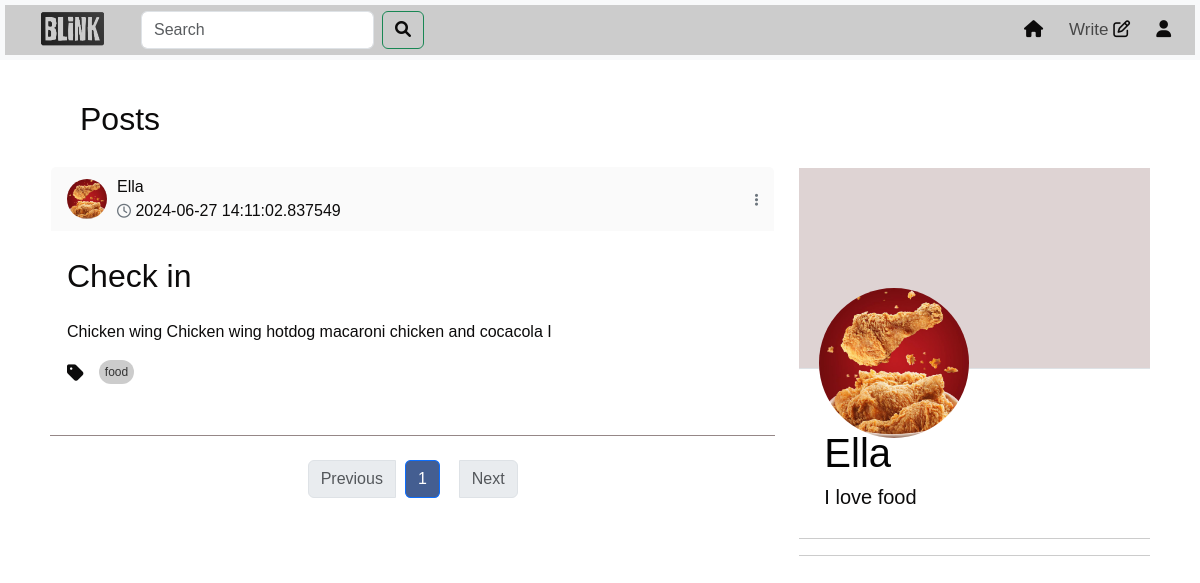
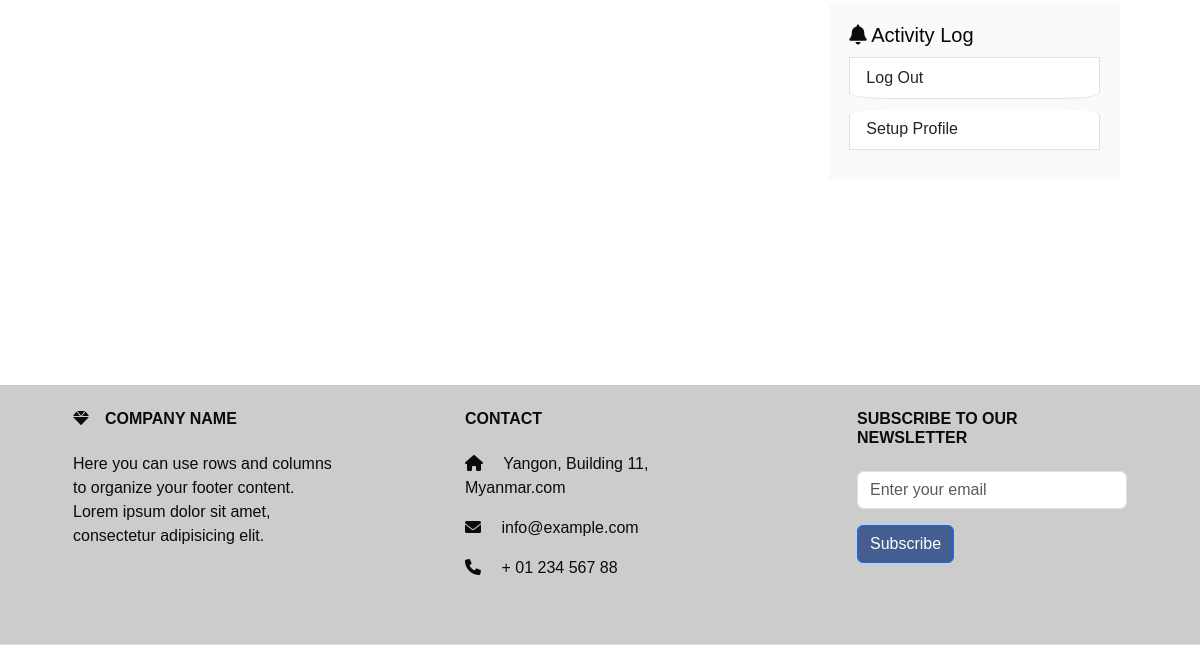
Before: /profile/user_?2 (signed in) with the older database file (2 pictures, top to bottom).
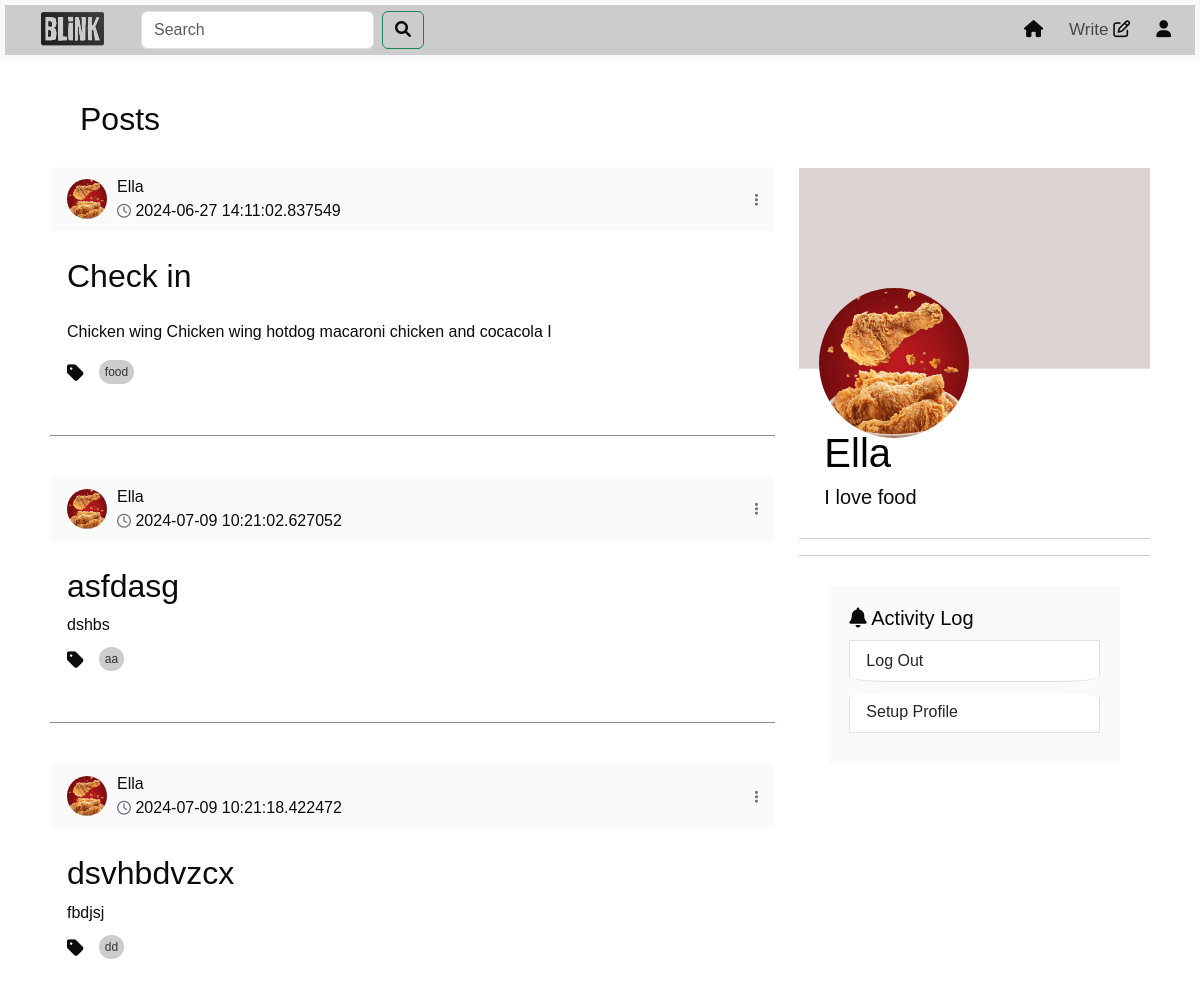
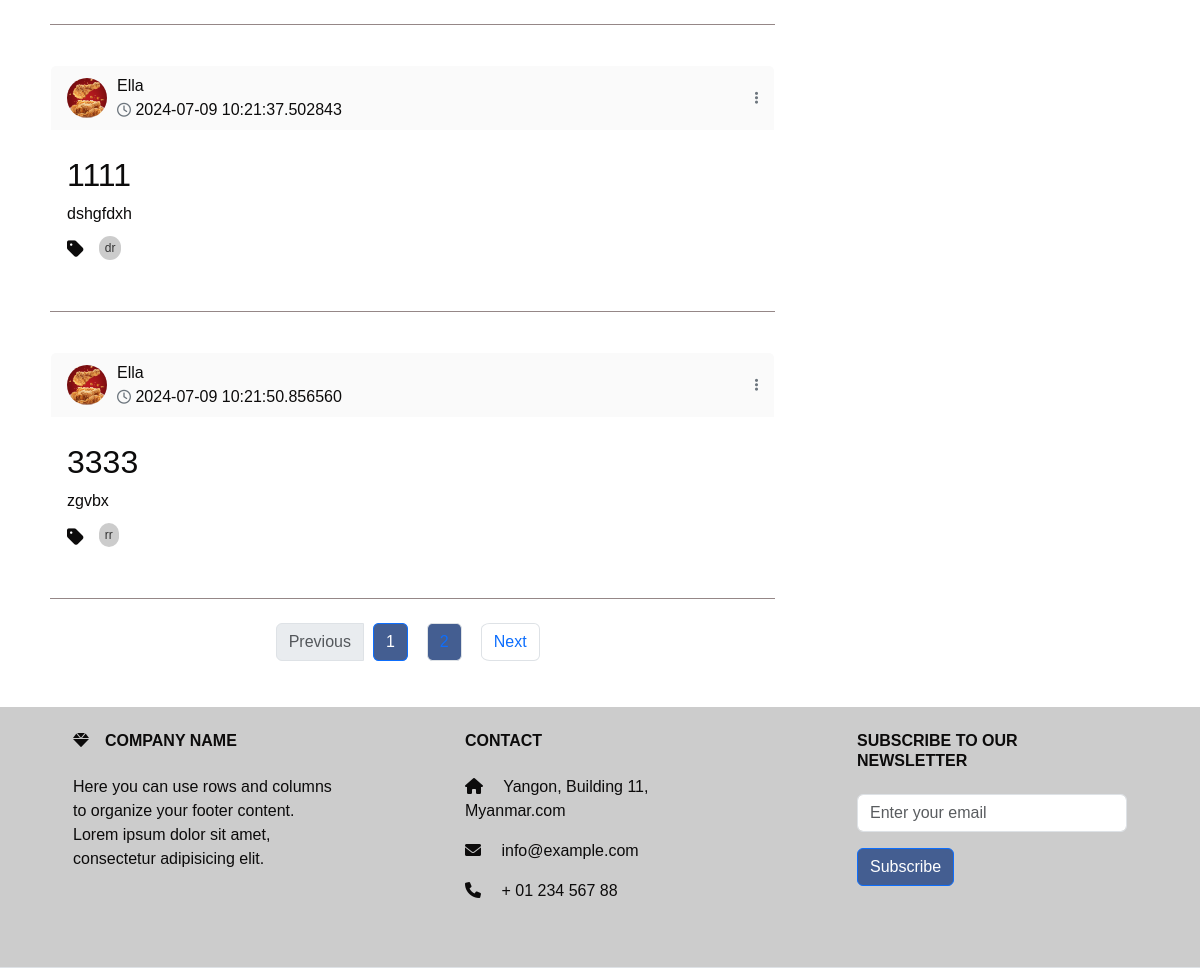
After: the same page with the newer database file (2 pictures, top to bottom).
### models.py (models this page shows, shortened)
class Post(db.Model):
    id = db.Column(db.Integer, primary_key=True)
    title = db.Column(db.Text())
    content = db.Column(db.Text())
    tag = db.Column(db.Text(), nullable=False)
    user_id = db.Column(db.Integer, db.ForeignKey('user.id'), nullable=False)
    created_date = db.Column(db.DateTime,default=datetime.datetime.now)
    likes = db.Column(db.Integer, default=0)
    meta = db.Column(db.Text, nullable=True)
    comments = db.relationship('Comment', backref='post',cascade="all, delete", lazy=True)

class User(UserMixin,db.Model):
    id = db.Column(db.Integer, primary_key=True)
    username = db.Column(db.String(50), unique=True)
    email =db.Column(db.String(50), unique=True)
    password = db.Column(db.String(100))
    bio = db.Column(db.String(50))
    profile_picture = db.Column(db.String(250))
    posts = db.relationship('Post', backref='author', lazy=True)
    comments = db.relationship('Comment', backref='author', lazy=True)

### route.py (the view)
@app.route('/profile/user_?<int:user_id>', methods=['GET', 'POST'])
@login_required
def profile(user_id,limit=2):
    page = request.args.get('page', 1, type=int)
    per_page = 5  # Number of posts per page
    post = get_posts(page, per_page)
    user = User.query.get_or_404(user_id)
    user_posts = Post.query.filter_by(user_id=user_id).paginate(page=page, per_page=per_page)
    picture_url=get_profile_profile(user_id)
    unique_tags = list(set(tag for tag, in Post.query.with_entities(Post.tag).distinct()))
    popular_posts = Post.query.order_by(Post.likes.desc()).limit(limit).all()
    forms=SearchForm()
    query = forms.search.data
    if forms.validate_on_submit():
         search_results = Post.query.filter(Post.title.ilike(f'%{query}%')).all()
         return render_template('search_results.html' ,post=post, search_results =search_results ,
                                form = forms ,tags=unique_tags,popular_posts=popular_posts,user_posts=user_posts)
    return render_template('profile.html', user_id=user_id,user=user,picture_url=picture_url,user_posts=user_posts,form=forms,post=post,tags=unique_tags,popular_posts=popular_posts)

### forms.py
class SearchForm(FlaskForm):
    search = StringField('Search ', validators=[DataRequired()])
    submit = SubmitField('Search')

### route.py (called while the page is built)
@login_manager.user_loader
def loader_user(user_id):
    return User.query.get(user_id)

def get_profile_profile(user_id):
    cwd = os.getcwd()
    user = User.query.get_or_404(user_id)
    if user:
        picture_url = f"/photo/user_profile/{user.profile_picture}"
        return picture_url

def get_posts(page, per_page, tag=None):
    if tag:
        return Post.query.filter(Post.tag.in_([tag])).paginate(page=page, per_page=per_page, error_out=False)
    return Post.query.order_by(Post.created_date.desc()).paginate(page=page, per_page=per_page, error_out=False)

### templates/profile.html (shortened to what the changed rows need)
<!DOCTYPE html>
<html lang="en">
  <head>
    <link
      href="https://cdn.jsdelivr.net/npm/bootstrap@5.3.3/dist/css/bootstrap.min.css"
      rel="stylesheet"
    />
    <link
      href="https://cdnjs.cloudflare.com/ajax/libs/font-awesome/6.0.0-beta3/css/all.min.css"
      rel="stylesheet"
    />
    <link rel="stylesheet" href="/static/profile.css" />
  </head>
  <body>
    <div class="container">
      <div class="row">
        <div class="col-sm-8">
          <div id="posts-container">
            <h2 style="margin-left: 30px">Posts</h2>
            {% for post in user_posts.items %}
            <div class="card">
              <div
                class="card-header d-flex justify-content-between align-items-center"
                onclick="redirectToProfile(event)"
              >
                <div class="profile-image">
                  <img
                    src="{{ url_for('static', filename= picture_url ) }}"
                    width="60"
                    height="60"
                    alt=""
                  />
                </div>
                <div style="width: 800px">
                  <p>
                    {{post.author.username}}<br />
                    <i class="fa-regular fa-clock"></i> {{post.created_date}}
                  </p>
                </div>
                {% if post.author.id == current_user.id %}
                <div>
                  <div class="dropdown">
                    <button
                      class="dropbtn"
                      type="button"
                      data-bs-toggle="dropdown"
                      aria-expanded="false"
                    >
                      <i class="fas fa-ellipsis-v"></i>
                    </button>
                  </div>
                </div>
                {% endif %}
              </div>
              <div class="card-body" onclick="redirectToFullPost()">
                <a
                class="nav-link"
                href="{{ url_for('full_post',post_id=post.id) }}"
              >
                <div class="col-sm-12">
                  <h2 class="card-title">{{post.title}}</h2>
                  <p class="card-text" id="card-description">
                    {{post.meta | safe}}
                  </p>
                  <div class="tags-container">
                    <ul class="list-group list-group-horizontal">
                      <i class="fas fa-tag"></i>
                      <a
                        href="{{ url_for('home_tag',tag=post.tag ) }}"
                        class="tag"
                        >{{post.tag}}
                      </a>
                    </ul>
                  </div>
                </div>
                </a>
              </div>
            </div>
            <br />
            <div
              class="card-end"
              style="border-bottom: #958787 solid 1px; margin-bottom: 20px"
            ></div>
            {% endfor %}
          </div>
          <nav aria-label="Page navigation" class="mt-4">
            <ul class="pagination justify-content-center" style="gap: 10px">
              {% for page_num in user_posts.iter_pages() %} {% if page_num %}
              <li
                class="page-item {% if user_posts.page == page_num %}active{% endif %}"
              >
                <a
                  class="page-link"
                  href="?page={{ page_num }}"
                  style="background-color: #445e91"
                  >{{ page_num }}</a
                >
              </li>
              {% else %}
              <li class="page-item disabled">
                <span class="page-link">...</span>
              </li>
              {% endif %} {% endfor %}
              <li
                class="page-item {% if not user_posts.has_next %}disabled{% endif %}"
              >
                {% if user_posts.has_next %}
                <a class="page-link" href="?page={{ user_posts.next_num }}">Next</a>
                {% else %}
                <span class="page-link">Next</span>
                {% endif %}
              </li>
            </ul>
          </nav>
        </div>
        <div class="col-sm-4" style="margin-top: 48px" id="right-column">
          <div class="profileDetail">
            <h1>{{user.username}}</h1>
            <br />
          </div>
        </div>
      </div>
    </div>
  </body>
</html>

Changed rows visible on the page:
added Post: author.username "Ella", created_date "2024-07-09 10:21:02.627052", title "asfdasg", meta "dshbs", tag "aa"
added Post: author.username "Ella", created_date "2024-07-09 10:21:18.422472", title "dsvhbdvzcx", meta "fbdjsj", tag "dd"
added Post: author.username "Ella", created_date "2024-07-09 10:21:37.502843", title "1111", meta "dshgfdxh", tag "dr"
added Post: author.username "Ella", created_date "2024-07-09 10:21:50.856560", title "3333", meta "zgvbx", tag "rr"
